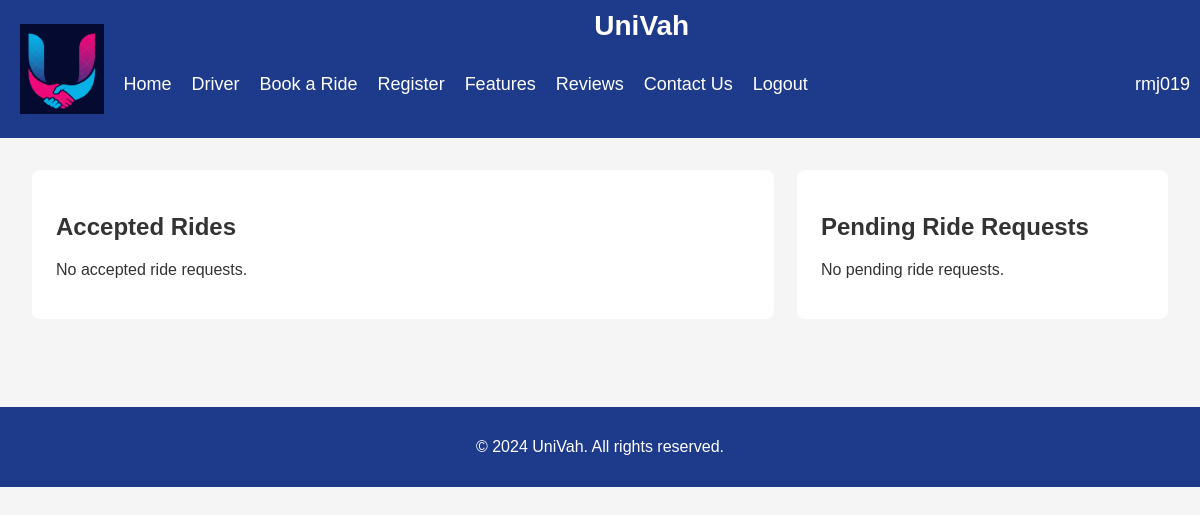
Page /driverhub/ (signed in) on the earlier database version.
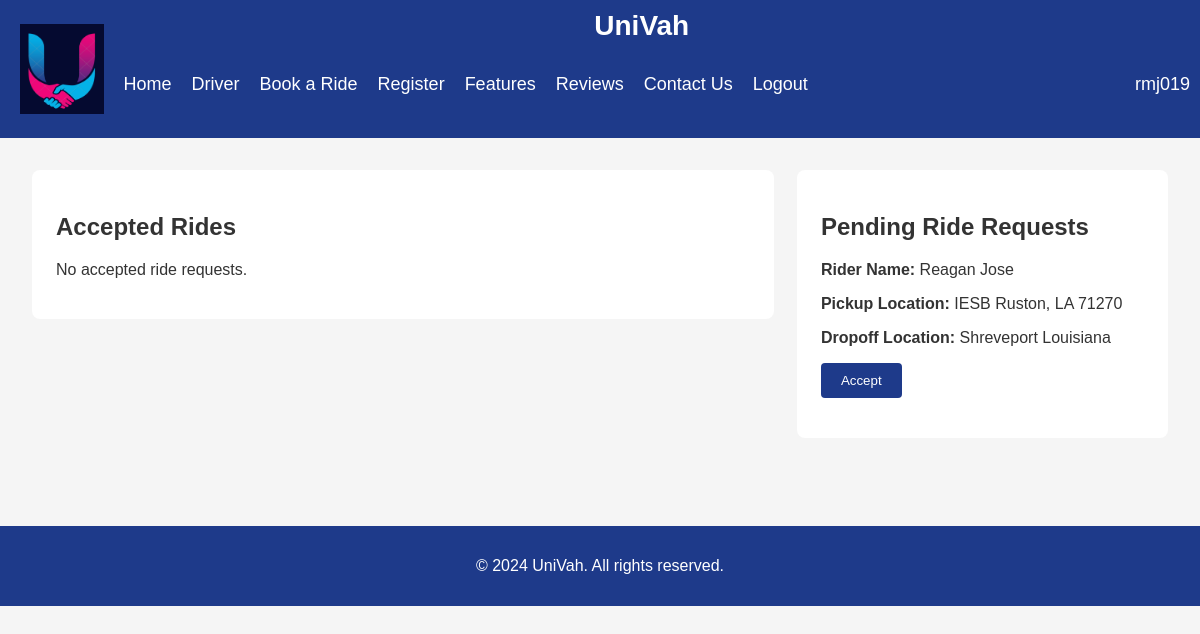
Same page on the later database version.
### Univah/models.py (models this page shows)
class RideRequest(models.Model):
    rider = models.ForeignKey(Rider, on_delete=models.CASCADE, null=True, related_name='ride_requests')
    driver = models.ForeignKey(Driver, on_delete=models.CASCADE, null=True, related_name='driver_requests')
    pickup_address = models.CharField(max_length=255, null=True)
    dropoff_address = models.CharField(max_length=255, null=True)
    booking_type = models.CharField(max_length=255, null=True)
    status = models.CharField(max_length=20, choices=[('Pending', 'Pending'), ('Accepted', 'Accepted'), ('Completed', 'Completed')], default='Pending')

class Rider(models.Model):
    user = models.OneToOneField(User, on_delete=models.CASCADE, null = True)
    major = models.CharField(max_length=50, null=True)

### Univah/views.py (the view, shortened to what this page needs)
# urls.py: path('driverhub/', views.DriverHub.as_view(), name='driverhub'),
class DriverHub(View):
    def get(self, request):
        driver = models.Driver.objects.get(user=request.user)
        accepted_ride_requests = models.RideRequest.objects.filter(status='Accepted', driver=driver)
        ride_requests = models.RideRequest.objects.filter(status='Pending')
        activedrivers = models.Driver.objects.filter(status = 'Available')
        return render(request, 'driverhub.html', {
            'accepted_ride_requests': accepted_ride_requests,
            'pending_ride_requests': ride_requests,
            'user': request.user,
            'activedrivers': activedrivers
        })

### Univah/templates/driverhub.html (shortened to what this page needs)
{%load static%}
<!DOCTYPE html>
<html lang="en">
<head>
     <link rel="stylesheet" href="https://unpkg.com/leaflet@1.7.1/dist/leaflet.css" />
     <link rel="stylesheet" href="https://unpkg.com/leaflet-control-geocoder/dist/Control.Geocoder.css" />
     <link rel="stylesheet" href="https://unpkg.com/leaflet-routing-machine/dist/leaflet-routing-machine.css" />
     <link rel="stylesheet" href="{% static 'css/driverhub.css' %}">
</head>
<body>
    <header>
        <img src="{% static 'images/univah.png' %}" alt="Description of your image" width="90" height="90
">
        <nav>
            <h1>UniVah</h1>
            <ul>
                <li><a href="{% url 'transpo' %}" class="nav-btn">Home</a></li>
                <li><a href="{% url 'driverhub' %}" class="nav-btn">Driver</a></li>
                <li><a href="{% url 'riderhub' %}" class="nav-btn">Book a Ride</a></li>
                <li><a href="{% url 'register' %}" class="nav-btn">Register</a></li>
                <li><a href="#features">Features</a></li>
                <li><a href="#reviews">Reviews</a></li>
                <li><a href="#contact">Contact Us</a></li>
                {% if user.is_authenticated %}
                    <li class="right-align"><a href="{% url 'logout' %}" class="nav-btn">Logout</a></li>
                {% else %}
                    <li class="right-align"><a href="{% url 'login' %}" class="nav-btn">Login</a></li>
                {% endif %}
                <span class="user-name">{{ user.username }}</span>
            </ul>
        </nav>
    </header>
    <div class="content">
        <div class="left-column">
            <div class="section">
                <h2>Accepted Rides</h2>
                <ul class="requests">
                    {% for request in accepted_ride_requests %}
                    <li class="request">
                        <p><strong>Rider Name:</strong> {{ request.rider.user.first_name }} {{ request.rider.user.last_name }}</p>
                        <p><strong>Pickup Location:</strong> {{ request.pickup_address }}</p>
                        <p><strong>Dropoff Location:</strong> {{ request.dropoff_address }}</p>
                        <div id="ride-data"
                            data-pickup="{{ request.pickup_address}}"
                            data-dropoff="{{ request.dropoff_address}}">
                        </div>
                        <div id="ride-map">
                            <h3>GPS Directions</h3>
                            <div id="map"></div>
                        </div>
                        <form method="post">
                            {% csrf_token %}
                            <input type="hidden" name="request_id" value="{{ request.id }}">
                            <button type="submit" name="action" value="Complete" class="btn">Complete</button>
                        </form>
                    </li>
                    {% empty %}
                    <li class="request">No accepted ride requests.</li>
                    {% endfor %}
                </ul>
            </div>
        </div>
        <div class="right-column">
            <div class="section">
                <h2>Pending Ride Requests</h2>
                <ul class="requests">
                    {% for request in pending_ride_requests %}
                    <li class="request">
                        <p><strong>Rider Name:</strong> {{ request.rider.user.first_name }} {{ request.rider.user.last_name }}</p>
                        <p><strong>Pickup Location:</strong> {{ request.pickup_address }}</p>
                        <p><strong>Dropoff Location:</strong> {{ request.dropoff_address }}</p>
                        <form method="post">
                            <button type="submit" name="action" value="Accept" class="btn">Accept</button>
                        </form>
                    </li>
                    {% empty %}
                    <li class="request">No pending ride requests.</li>
                    {% endfor %}
                </ul>
            </div>
        </div>
    </div>
    <footer>
        <p>&copy; 2024 UniVah. All rights reserved.</p>
    </footer>
</body>
</html>

### static/css/driverhub.css (style rules this page uses)
body { font-family: Arial, sans-serif; margin: 0; padding: 0; background-color: #f5f5f5; color: #333; }
header { background-color: #1e3a8a; padding: 10px 20px; height: auto; display: flex; align-items: center; }
nav { display: flex; flex-direction: column; align-items: center; height: auto; width: 100%; }
header h1 { color: #fff; font-size: 28px; margin: 0; }
header ul { list-style: none; display: flex; gap: 20px; margin: 3%; justify-content: flex-start; width: 100%; }
.user-name { color: #fff; font-size: 18px; margin-left: auto; margin-right: 10px; }
header ul li a { color: #fff; text-decoration: none; font-size: 18px; }
.content { display: flex; gap: 2%; padding: 2em; max-width: 1200px; margin: auto; }
.left-column { flex: 2; }
.right-column { flex: 1; }
.section { background-color: #fff; padding: 1.5em; border-radius: 8px; margin-bottom: 1.5em; }
.requests { list-style-type: none; padding: 0; }
.btn { background-color: #1e3a8a; color: #fff; padding: 0.75em 1.5em; border: none; border-radius: 4px; cursor: pointer; }
footer { background-color: #1e3a8a; color: #fff; text-align: center; padding: 15px; margin-top: 2em; }

Differences in the rows shown:
added RideRequest: rider.user.first_name "Reagan", rider.user.last_name "Jose", pickup_address "IESB Ruston, LA 71270", dropoff_address "Shreveport Louisiana"
Other differences:
text no longer shown: "No pending ride requests."
